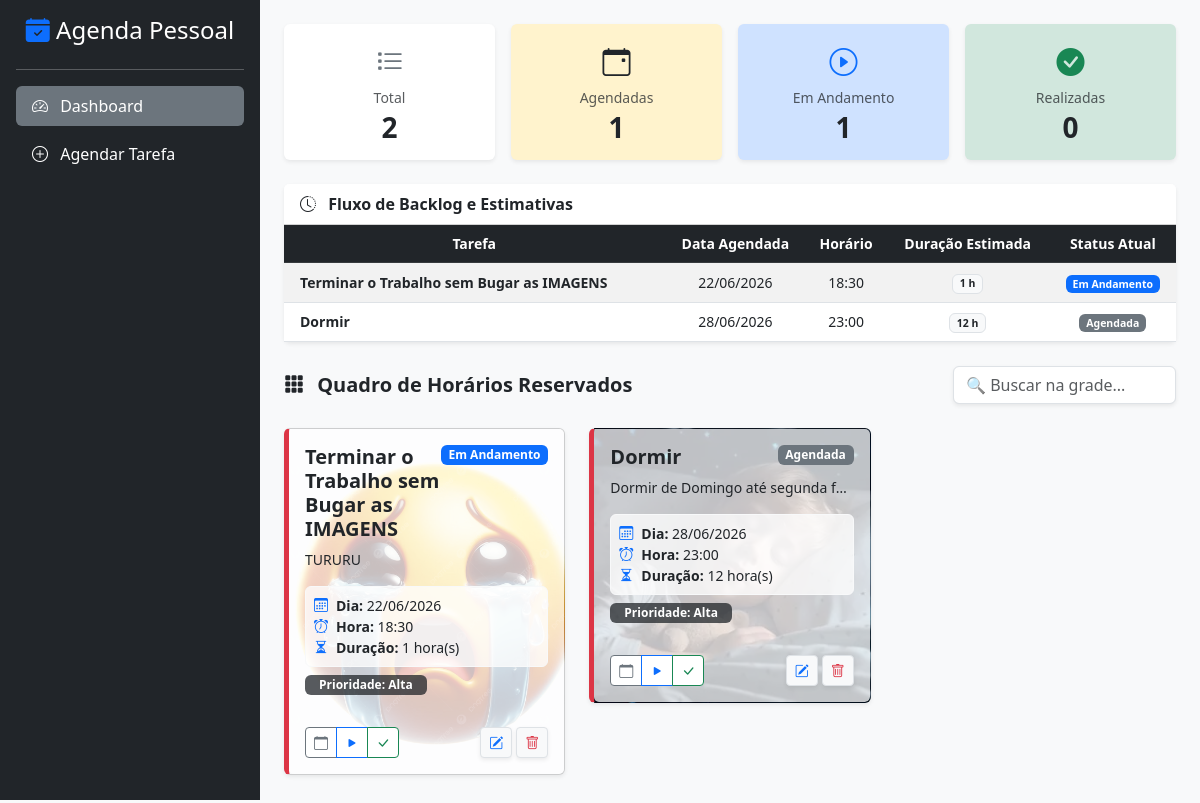
The page / on the database its author committed.
### tables this page shows
CREATE TABLE `tarefas` (
  `id` int(11) NOT NULL,
  `titulo` varchar(150) NOT NULL,
  `descricao` text DEFAULT NULL,
  `prioridade` enum('Alta','Média','Baixa') NOT NULL DEFAULT 'Média',
  `status_tarefa` varchar(50) DEFAULT 'Agendada',
  `data_limite` date DEFAULT NULL,
  `criado_em` timestamp NOT NULL DEFAULT current_timestamp(),
  `imagem` varchar(255) DEFAULT NULL,
  `data_tarefa` date DEFAULT NULL,
  `hora_tarefa` time DEFAULT NULL,
  `duracao` int(11) DEFAULT NULL
);

### controllers/TarefaController.php (called while the page is built, shortened)
<?php
require_once 'models/Tarefa.php';
class TarefaController
{
    private $modelo;
    public function __construct()
    {
        $this->modelo = new Tarefa();
    }
    public function listar()
    {
        $tarefas = $this->modelo->listarTodas();
        require_once 'views/tarefas/lista.php';
    }
}

### config/database.php (called while the page is built)
<?php
class Database
{
    private $host = 'localhost';
    private $nomeBanco = 'mvc_tarefas';
    private $usuario = 'root';
    private $senha = '';
    public function connect()
    {
        try {
            $conexao = new PDO(
                "mysql:host={$this->host};dbname={$this->nomeBanco};charset=utf8",
                $this->usuario,
                $this->senha
            );
            $conexao->setAttribute(PDO::ATTR_ERRMODE, PDO::ERRMODE_EXCEPTION);
            return $conexao;
        } catch (PDOException $erro) {
            die('Erro na conexão com o banco de dados: ' . $erro->getMessage());
        }
    }
}

### models/Tarefa.php (called while the page is built, shortened)
<?php
require_once 'config/database.php';
class Tarefa
{
    private $conexao;
    public function __construct()
    {
        $bancoDeDados = new Database();
        $this->conexao = $bancoDeDados->connect();
    }
    public function listarTodas()
    {
        $sql = "SELECT * FROM tarefas ORDER BY FIELD(status_tarefa, 'Em Andamento', 'Agendada', 'Concluída'), data_tarefa ASC, hora_tarefa ASC";
        $comando = $this->conexao->query($sql);
        return $comando->fetchAll(PDO::FETCH_ASSOC);
    }
}

### views/tarefas/lista.php (the view, shortened to what this page needs)
<!DOCTYPE html>
<html lang="pt-br">
<head>
    <link href="https://cdn.jsdelivr.net/npm/bootstrap@5.3.0/dist/css/bootstrap.min.css" rel="stylesheet">
    <link rel="stylesheet" href="https://cdn.jsdelivr.net/npm/bootstrap-icons@1.11.1/font/bootstrap-icons.css">
</head>
<body class="bg-light">
<div class="d-flex">
    <div class="bg-dark text-white p-3" style="width: 260px; min-height: 100vh; position: fixed;">
        <h4 class="mb-4 text-center"><i class="bi bi-calendar-check-fill text-primary"></i> Agenda Pessoal</h4>
        <hr>
        <nav class="nav flex-column gap-2">
            <a class="nav-link text-white bg-secondary rounded px-3 py-2" href="index.php?acao=listar"><i class="bi bi-speedometer2 me-2"></i> Dashboard</a>
            <a class="nav-link text-white rounded px-3 py-2" href="index.php?acao=criar"><i class="bi bi-plus-circle me-2"></i> Agendar Tarefa</a>
        </nav>
    </div>
    <div class="container-fluid p-4" style="margin-left: 260px;">
        <div class="row mb-4 justify-content-center g-3">
            <?php
            $agendadas = count(array_filter($tarefas, fn($t) => $t['status_tarefa'] == 'Agendada'));
            $andamento = count(array_filter($tarefas, fn($t) => $t['status_tarefa'] == 'Em Andamento'));
            $concluidas = count(array_filter($tarefas, fn($t) => $t['status_tarefa'] == 'Concluída'));
            $metricas = [
                ['Total', count($tarefas), 'bi-list-task', 'text-secondary', 'bg-white'],
                ['Agendadas', $agendadas, 'bi-calendar-event', 'text-dark', 'bg-warning-subtle'],
                ['Em Andamento', $andamento, 'bi-play-circle', 'text-primary', 'bg-primary-subtle'],
                ['Realizadas', $concluidas, 'bi-check-circle-fill', 'text-success', 'bg-success-subtle']
            ];
            foreach ($metricas as $m): ?>
                <div class="col-md-3">
                    <div class="card shadow-sm border-0 text-center p-3 <?= $m[4] ?>">
                        <i class="bi <?= $m[2] ?> <?= $m[3] ?> fs-3"></i>
                        <h6 class="text-muted mt-2 mb-1 small"><?= $m[0] ?></h6>
                        <h3 class="fw-bold mb-0"><?= $m[1] ?></h3>
                    </div>
                </div>
            <?php endforeach; ?>
        </div>
        <div class="card shadow-sm border-0 mb-4">
            <div class="card-header bg-white fw-bold"><i class="bi bi-clock-history me-2"></i> Fluxo de Backlog e Estimativas</div>
            <div class="card-body p-0">
                <div class="table-responsive">
                    <table class="table table-hover align-middle mb-0 text-center table-striped small">
                        <thead class="table-dark">
                            <tr>
                                <th>Tarefa</th>
                                <th>Data Agendada</th>
                                <th>Horário</th>
                                <th>Duração Estimada</th>
                                <th>Status Atual</th>
                            </tr>
                        </thead>
                        <tbody>
                            <?php if(empty($tarefas)): ?>
                                <tr><td colspan="5" class="text-muted p-3">Nenhuma tarefa no backlog.</td></tr>
                            <?php else: ?>
                                <?php foreach($tarefas as $t): ?>
                                <tr>
                                    <td class="fw-bold text-start ps-3"><?= htmlspecialchars($t['titulo']) ?></td>
                                    <td><?= $t['data_tarefa'] ? date('d/m/Y', strtotime($t['data_tarefa'])) : '--/--/----' ?></td>
                                    <td><?= $t['hora_tarefa'] ? date('H:i', strtotime($t['hora_tarefa'])) : '--:--' ?></td>
                                    <td><span class="badge bg-light text-dark border"><?= (int)$t['duracao'] ?> h</span></td>
                                    <td>
                                        <span class="badge <?= $t['status_tarefa'] == 'Concluída' ? 'bg-success' : ($t['status_tarefa'] == 'Em Andamento' ? 'bg-primary' : 'bg-secondary') ?>">
                                            <?= $t['status_tarefa'] ?>
                                        </span>
                                    </td>
                                </tr>
                                <?php endforeach; ?>
                            <?php endif; ?>
                        </tbody>
                    </table>
                </div>
            </div>
        </div>
        <div class="d-flex justify-content-between align-items-center mb-4">
            <h5 class="fw-bold text-dark mb-0"><i class="bi bi-grid-3x3-gap-fill me-2"></i> Quadro de Horários Reservados</h5>
            <input type="text" id="filtro" class="form-control w-25 shadow-sm" placeholder="🔍 Buscar na grade...">
        </div>
        <div class="row" id="lista-tarefas">
            <?php foreach ($tarefas as $t): ?>
            <div class="col-md-4 card-tarefa-wrapper mb-4">
                <div class="card card-tarefa shadow-sm prioridade-<?= $t['prioridade'] ?>"
                     style="<?= !empty($t['imagem']) ? "background: url('uploads/{$t['imagem']}'); background-size: cover; background-position: center;" : "" ?>">
                    <div class="card-body <?= !empty($t['imagem']) ? 'bg-white bg-opacity-75' : '' ?> h-100 d-flex flex-column">
                        <div class="d-flex justify-content-between align-items-start mb-2">
                            <h5 class="card-title fw-bold text-dark mb-0"><?= htmlspecialchars($t['titulo']) ?></h5>
                            <span class="badge <?= $t['status_tarefa'] == 'Concluída' ? 'bg-success' : ($t['status_tarefa'] == 'Em Andamento' ? 'bg-primary' : 'bg-secondary') ?>">
                                <?= $t['status_tarefa'] ?>
                            </span>
                        </div>
                        <p class="card-text text-dark fw-medium small mb-3 text-truncate" style="max-height: 40px;"><?= htmlspecialchars($t['descricao'] ?? '') ?></p>
                        <div class="bg-white bg-opacity-75 p-2 rounded border border-light mb-2 small text-dark shadow-xs mt-auto">
                            <div><i class="bi bi-calendar3 me-2 text-primary"></i><b>Dia:</b> <?= $t['data_tarefa'] ? date('d/m/Y', strtotime($t['data_tarefa'])) : 'Não definido' ?></div>
                            <div><i class="bi bi-alarm me-2 text-primary"></i><b>Hora:</b> <?= $t['hora_tarefa'] ? date('H:i', strtotime($t['hora_tarefa'])) : 'Não definido' ?></div>
                            <div><i class="bi bi-hourglass-split me-2 text-primary"></i><b>Duração:</b> <?= (int)$t['duracao'] ?> hora(s)</div>
                        </div>
                        <span class="badge bg-dark bg-opacity-75 mb-2 w-50">Prioridade: <?= $t['prioridade'] ?></span>
                    </div>
                    <div class="card-footer <?= !empty($t['imagem']) ? 'bg-white bg-opacity-75' : 'bg-transparent' ?> border-0 d-flex justify-content-between align-items-center pt-2 pb-3">
                        <div class="btn-group btn-group-sm shadow-xs">
                            <a href="index.php?acao=alterarStatus&status=Agendada&id=<?= $t['id'] ?>" class="btn btn-outline-secondary bg-white" title="Agendar"><i class="bi bi-calendar"></i></a>
                            <a href="index.php?acao=alterarStatus&status=Em%20Andamento&id=<?= $t['id'] ?>" class="btn btn-outline-primary bg-white" title="Iniciar"><i class="bi bi-play-fill"></i></a>
                            <a href="index.php?acao=alterarStatus&status=Concluída&id=<?= $t['id'] ?>" class="btn btn-outline-success bg-white" title="Concluir"><i class="bi bi-check-lg"></i></a>
                        </div>
                        <div class="d-flex gap-1">
                            <a href="index.php?acao=editar&id=<?= $t['id'] ?>" class="btn btn-sm btn-light border text-primary shadow-sm" title="Editar Estrutura"><i class="bi bi-pencil-square"></i></a>
                            <a href="index.php?acao=excluir&id=<?= $t['id'] ?>" class="btn btn-sm btn-light border text-danger btn-excluir shadow-sm" title="Excluir"><i class="bi bi-trash"></i></a>
                        </div>
                    </div>
                </div>
            </div>
            <?php endforeach; ?>
        </div>
    </div>
</div>
</body>
</html>

### index.php (shortened to what this page needs)
<?php
require_once 'controllers/TarefaController.php';
$controlador = new TarefaController();
$acao = $_GET['acao'] ?? 'listar';
switch ($acao) {
    case 'listar':    $controlador->listar(); break;
}

### views/tarefas/lista.php (style rules this page uses)
.card-tarefa { transition: 0.3s; border-left: 5px solid #ccc; min-height: 240px; display: flex; flex-direction: column; justify-content: space-between; overflow: hidden; }
.prioridade-Alta { border-left-color: #dc3545; }

### rows shown on the page
tarefas: status_tarefa "Em Andamento", duracao "1", titulo "Terminar o Trabalho sem Bugar as IMAGENS", data_tarefa "22/06/2026", hora_tarefa "18:30", imagem (picture), descricao "TURURU", prioridade "Alta"
tarefas: titulo "Dormir", data_tarefa "28/06/2026", hora_tarefa "23:00", duracao "12", status_tarefa "Agendada", imagem (picture), descricao "Dormir de Domingo até segunda f…", prioridade "Alta"

### other values the page prints
$m[0] "Total"
$m[1] "2"
$m[0] "Agendadas"
$m[1] "1"
$m[0] "Realizadas"
$m[1] "0"
